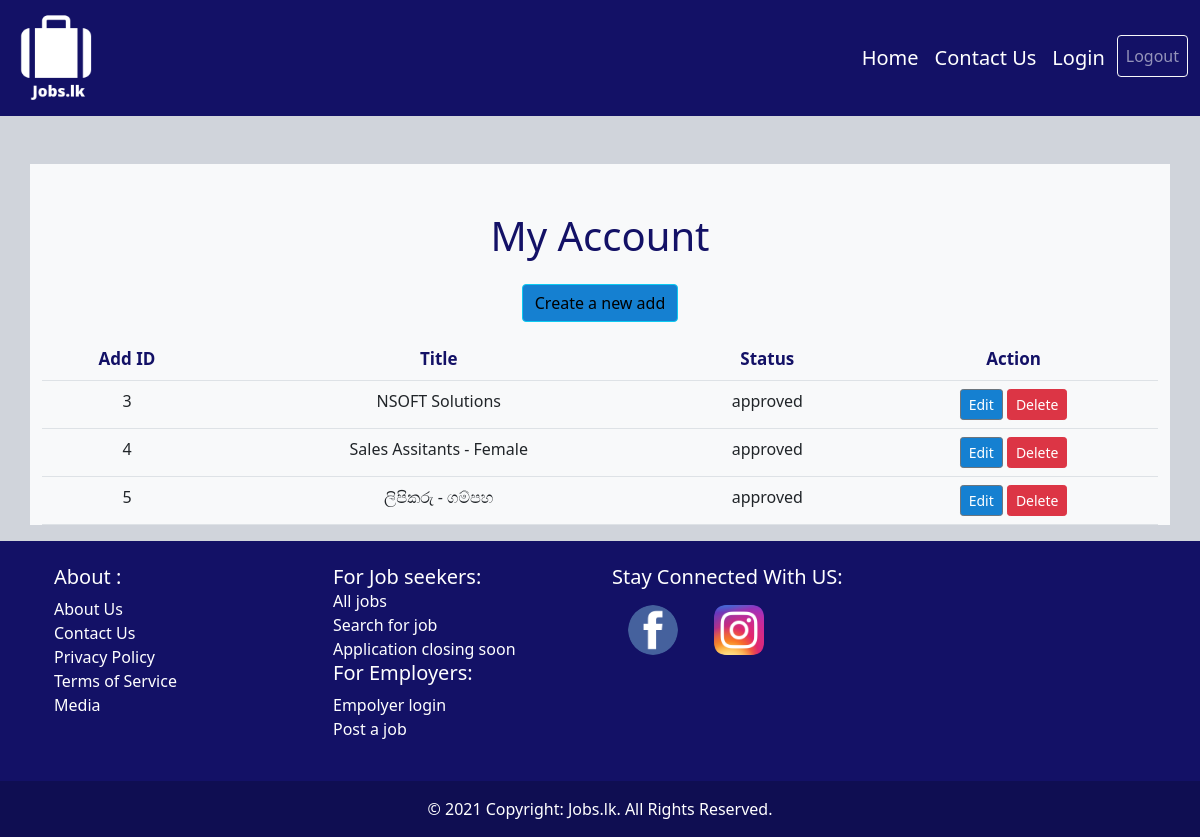
The app's page /my_acc.php (signed in) with its own data.
### tables this page shows
CREATE TABLE `jobs` (
  `id` int(5) NOT NULL,
  `uid` int(5) DEFAULT NULL,
  `title` varchar(30) DEFAULT NULL,
  `description` varchar(250) DEFAULT NULL,
  `employer` varchar(30) DEFAULT NULL,
  `role` varchar(25) DEFAULT NULL,
  `experience` varchar(3) DEFAULT NULL,
  `education` varchar(30) DEFAULT NULL,
  `deadline` varchar(10) DEFAULT NULL,
  `tel1` varchar(15) DEFAULT NULL,
  `city` varchar(15) DEFAULT NULL,
  `pic1` varchar(100) DEFAULT NULL,
  `date` date DEFAULT NULL,
  `status` varchar(10) NOT NULL DEFAULT 'pending'
);

### my_acc.php (the view, shortened to what this page needs)
<?php include 'db_connection.php'; ?>
<!DOCTYPE html>
<html>
<head>
	<?php include 'head.php'; ?>
</head>
<body>
<?php include 'nav.php'; include 'login_check.php'; ?>
<div class="container mt-5 bg-light text-center">
	<h1 class="pt-5" style="color:#131166;">My Account</h1>
	<a href="new_add.php" class="btn btn-info m-3 btn3">Create a new add</a>
	<table class="table">
        <tr>
        	<th><font style="color:#131166; font-size: 17px; ">Add ID</font></th>
        	<th><font style="color:#131166; font-size: 17px; ">Title</font></th>
        	<th><font style="color:#131166; font-size: 17px; ">Status</font></th>
        	<th><font style="color:#131166; font-size: 17px; ">Action</font></th>
        </tr>
        <?php
		$uid=$_SESSION["user_id"];
		$sql = "SELECT * FROM jobs WHERE uid='$uid' ";
		$result = $conn->query($sql);
		while($row=$result->fetch_assoc()) { ?>
        <tr>
        	<td><?php echo $row["id"]; ?></td>
        	<td><?php echo $row["title"]; ?></td>
			<td><?php echo $row["status"]; ?></td>
        	<td>
        		<a href="edit_add.php?id=<?php echo $row["id"]; ?>" class="btn btn-sm  btn-secondary btn3">Edit</a>
        		<a href="sql/delete_add.php?id=<?php echo $row["id"]; ?>" class="btn btn-sm  btn-danger">Delete</a>
        	</td>
        </tr>
        <?php } ?>
	</table>
</div>
<?php include 'footer.php'; ?>
</body>
</html>

### head.php (style rules this page uses)
body { background-color:#d0d4db; }

### my_acc.php (style rules this page uses)
.btn3 { background-color:#1580d1; }

### records on screen
jobs: id "3", title "NSOFT Solutions", status "approved"
jobs: id "4", title "Sales Assitants - Female", status "approved"
jobs: id "5", title "ලිපිකරු - ගම්පහ", status "approved"
